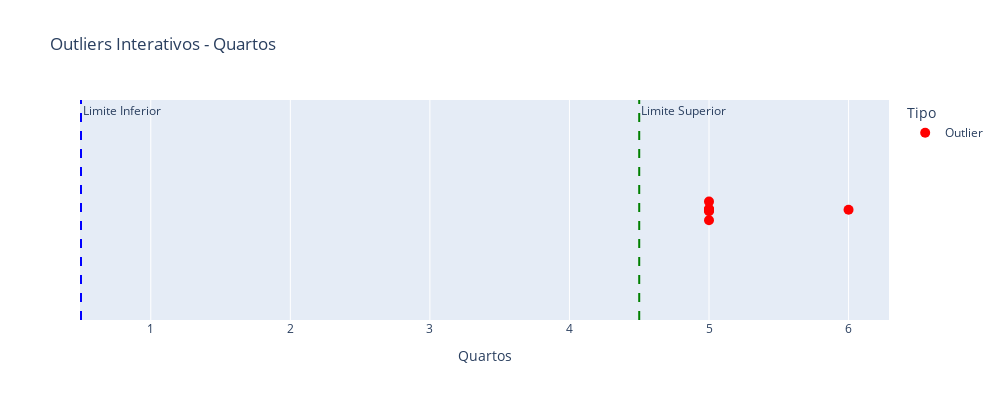

Notebook cell for this chart:
### Code cell
outliers_quartos = grafico_outliers_interativo(df_sem_outliers, 'Quartos')

### Figure 1 — Plotly figure (JSON) as saved in the notebook; plotly's stock layout.template omitted (floating-point values rounded to 4 significant figures)
{"data": [{"alignmentgroup": "True", "boxpoints": "all", "customdata": [[800000, 3300, 280, 2, 3, 3, 1, 0, 0, 0, "Penha", -23.52, -46.55], [1600000, 0, 304, 5, 2, 4, 1, 1, 1, 0, "São Miguel", -23.5, -46.45], [1590000, 1800, 170, 5, 2, 2, 0, 1, 1, 0, "Moema", -23.61, -46.66], [850000, 720, 108, 4, 1, 2, 1, 1, 1, 0, "Raposo Tavares", -23.59, -46.81], [1900000, 2500, 239, 4, 1, 1, 1, 1, 0, 0, "Jardim Paulista", -23.57, -46.66], [7521000, 2500, 377, 7, 6, 4, 0, 0, 1, 0, "Alto de Pinheiros", -23.55, -46.72], [4100000, 3900, 295, 6, 4, 4, 0, 0, 1, 0, "Perdizes", -23.54, -46.67], [2200000, 2900, 386, 5, 2, 5, 0, 0, 1, 0, "Santana", 0, 0]], "fillcolor": "rgba(255,255,255,0)", "hoveron": "points", "hovertemplate": "Tipo=Outlier<br>Quartos=%{x}<br>Preco=%{customdata[0]}<br>taxa_condominio=%{customdata[1]}<br>Area(m²)=%{customdata[2]}<br>Banheiros=%{customdata[3]}<br>Suites=%{customdata[4]}<br>Vagas=%{customdata[5]}<br>Elevador=%{customdata[6]}<br>Mobiliado=%{customdata[7]}<br>Piscina=%{customdata[8]}<br>Novo=%{customdata[9]}<br>Bairro=%{customdata[10]}<br>Latitude=%{customdata[11]}<br>Longitude=%{customdata[12]}<extra></extra>", "jitter": 0.3, "legendgroup": "Outlier", "line": {"color": "rgba(255,255,255,0)"}, "marker": {"color": "red", "size": 10}, "name": "Outlier", "offsetgroup": "Outlier", "orientation": "h", "pointpos": 0, "showlegend": true, "type": "box", "x": [5, 5, 5, 5, 5, 6, 5, 5], "x0": " ", "xaxis": "x", "y0": " ", "yaxis": "y"}], "layout": {"annotations": [{"showarrow": false, "text": "Limite Inferior", "x": 0.5, "xanchor": "left", "xref": "x", "y": 1, "yanchor": "top", "yref": "y domain"}, {"showarrow": false, "text": "Limite Superior", "x": 4.5, "xanchor": "left", "xref": "x", "y": 1, "yanchor": "top", "yref": "y domain"}], "boxmode": "group", "height": 400, "legend": {"title": {"text": "Tipo"}, "tracegroupgap": 0}, "shapes": [{"line": {"color": "blue", "dash": "dash"}, "type": "line", "x0": 0.5, "x1": 0.5, "xref": "x", "y0": 0, "y1": 1, "yref": "y domain"}, {"line": {"color": "green", "dash": "dash"}, "type": "line", "x0": 4.5, "x1": 4.5, "xref": "x", "y0": 0, "y1": 1, "yref": "y domain"}], "title": {"text": "Outliers Interativos - Quartos"}, "width": 1000, "xaxis": {"anchor": "y", "domain": [0, 1], "title": {"text": "Quartos"}}, "yaxis": {"anchor": "x", "domain": [0, 1]}}}
